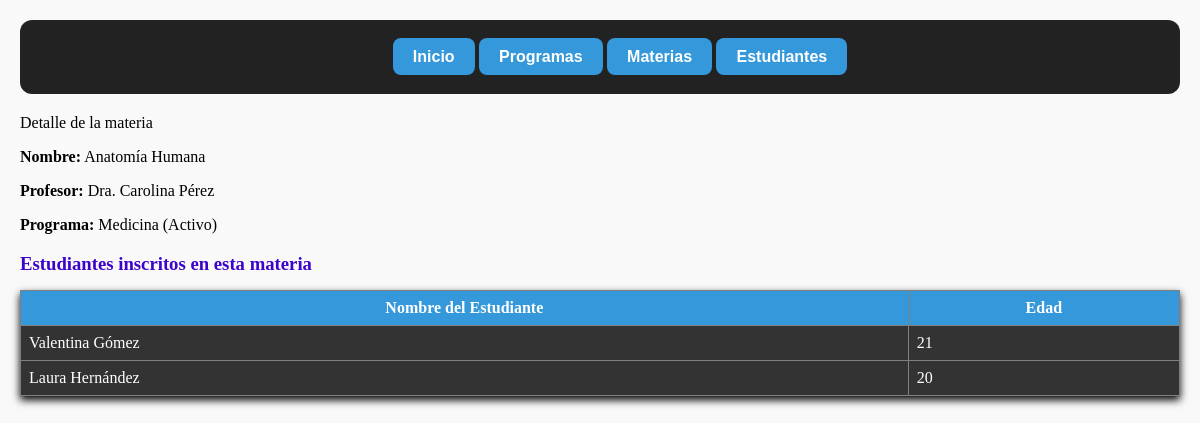
The page /materias/14/ on the database its author committed.
### estudiantes/models.py (models this page shows, shortened)
class Materia(models.Model):
    nombre = models.CharField(max_length=100)
    profesor = models.CharField(max_length=100)
    programa = models.ForeignKey(
        Programa,
        on_delete=models.CASCADE,
        related_name="materias"
    )

class Programa(models.Model):
    ESTADOS = [
        ("ACTIVO", "Activo"),
        ("INACTIVO", "Inactivo"),
        ("EN_REVISION", "En revisión"),
        ("CERRADO", "Cerrado"),
    ]
    nombre = models.CharField(max_length=150)
    descripcion = models.TextField(blank=True)
    estado = models.CharField(max_length=15, choices=ESTADOS, default="ACTIVO")
    def __str__(self):
        return f"{self.nombre} ({self.estado})"

class Estudiante(models.Model):
    nombre = models.CharField(max_length=100)
    edad = models.IntegerField()
    materias = models.ManyToManyField(Materia, related_name="estudiantes")
    programa = models.ForeignKey(Programa, on_delete=models.CASCADE)

### estudiantes/views.py (the view)
# urls.py: path("materias/<int:pk>/", views.detalle_materia, name="detalle_materia"),
def detalle_materia(request, pk):
    materia = get_object_or_404(Materia.objects.select_related("programa"), pk=pk)
    estudiantes = materia.estudiantes.all()
    return render(request, "estudiantes/detalle_materia.html", {
        "materia": materia,
        "estudiantes": estudiantes
    })

### estudiantes/templates/estudiantes/detalle_materia.html (shortened to what this page needs)
{% extends "estudiantes/base.html" %}
{% block content %}
<a style="font-family: Trebuchet MS", Lucida, Arial, sans-serif;
<h1>Detalle de la materia</h1>
<p><strong>Nombre:</strong> {{ materia.nombre }}</p>
<p><strong>Profesor:</strong> {{ materia.profesor }}</p>
<p><strong>Programa:</strong> {{ materia.programa }}</p>
<h3>Estudiantes inscritos en esta materia</h3>
<table class="table-custom" border="1" cellpadding="8" cellspacing="0" style="border-collapse: collapse; width: 100%; color: #fff; background-color: #333;box-shadow: 0 4px 8px rgba(0, 0, 0, 3);">
    <thead style="background-color: #3498db;">
        <tr>
            <th>Nombre del Estudiante</th>
            <th>Edad</th>
        </tr>
    </thead>
    <tbody>
        {% for estudiante in materia.estudiantes.all %}
        <tr>
            <td>{{ estudiante.nombre }}</td>
            <td>{{ estudiante.edad }}</td>
        </tr>
        {% empty %}
        <tr>
            <td colspan="2">No hay estudiantes inscritos en esta materia.</td>
        </tr>
        {% endfor %}
    </tbody>
</table>
{% endblock %}

### estudiantes/static/css/main.css (style rules this page uses)
body { font-family: "Trebuchet MS", Lucida, Arial, sans-serif; margin: 20px; background-color: #f9f9f9; color: #000000; }
h1, h2, h3 { color: #3c03cb; margin-bottom: 15px; }
table { background-color: #333; color: #721c24; }

### rows shown on the page
Materia: nombre "Anatomía Humana", profesor "Dra. Carolina Pérez", programa "Medicina (Activo)"
Estudiante: nombre "Valentina Gómez", edad "21"
Estudiante: nombre "Laura Hernández", edad "20"
